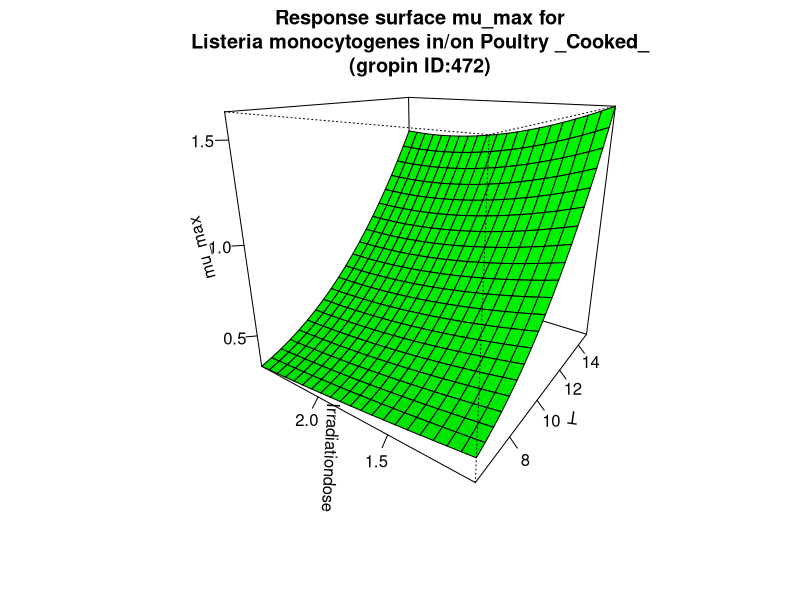

Reproduce this figure in R.
#############################
# start of Parameter script
#############################
T <- seq(6.006,14.985014985015,length.out=21)
Irradiationdose <- seq(1.001,2.4975024975025,length.out=21)
#############################
# end of Parameter script
#############################
############################# 
# start of Model script Gropin ID 472 
#############################
 
# constant coefficients for this model
 
variables <- data.frame(T,Irradiationdose)
argumentsPar <- expand.grid(variables)
 
# heart of the model
response_surface <- function(T,Irradiationdose) {
   mumax <-0.42-0.036*T+0.18*Irradiationdose+0.01*(T^2)-0.065*(Irradiationdose^2)-0.054*T*Irradiationdose+0.014*T*(Irradiationdose^2)-0.000088*Irradiationdose*(T^2)

return(mumax=mumax)
} 

# output parameters
mumax <- cbind(argumentsPar,response_surface(argumentsPar['T'],argumentsPar['Irradiationdose']))
colnames(mumax) <- c(colnames(argumentsPar),'mumax')
#############################
# End of Model script
#############################
############################# 
# start of Visualisation script Gropin ID 472 
#############################
persp(T,Irradiationdose,matrix(unlist(mumax$mumax),nrow=21),col = 'green',xlab='T',ylab='Irradiationdose',zlab='mu_max',main='Response surface mu_max for
Listeria monocytogenes in/on Poultry _Cooked_
(gropin ID:472)',theta=305,phi=20,shade=0.25,ticktype = 'detailed')
#############################
# End of Visualisation script
#############################
